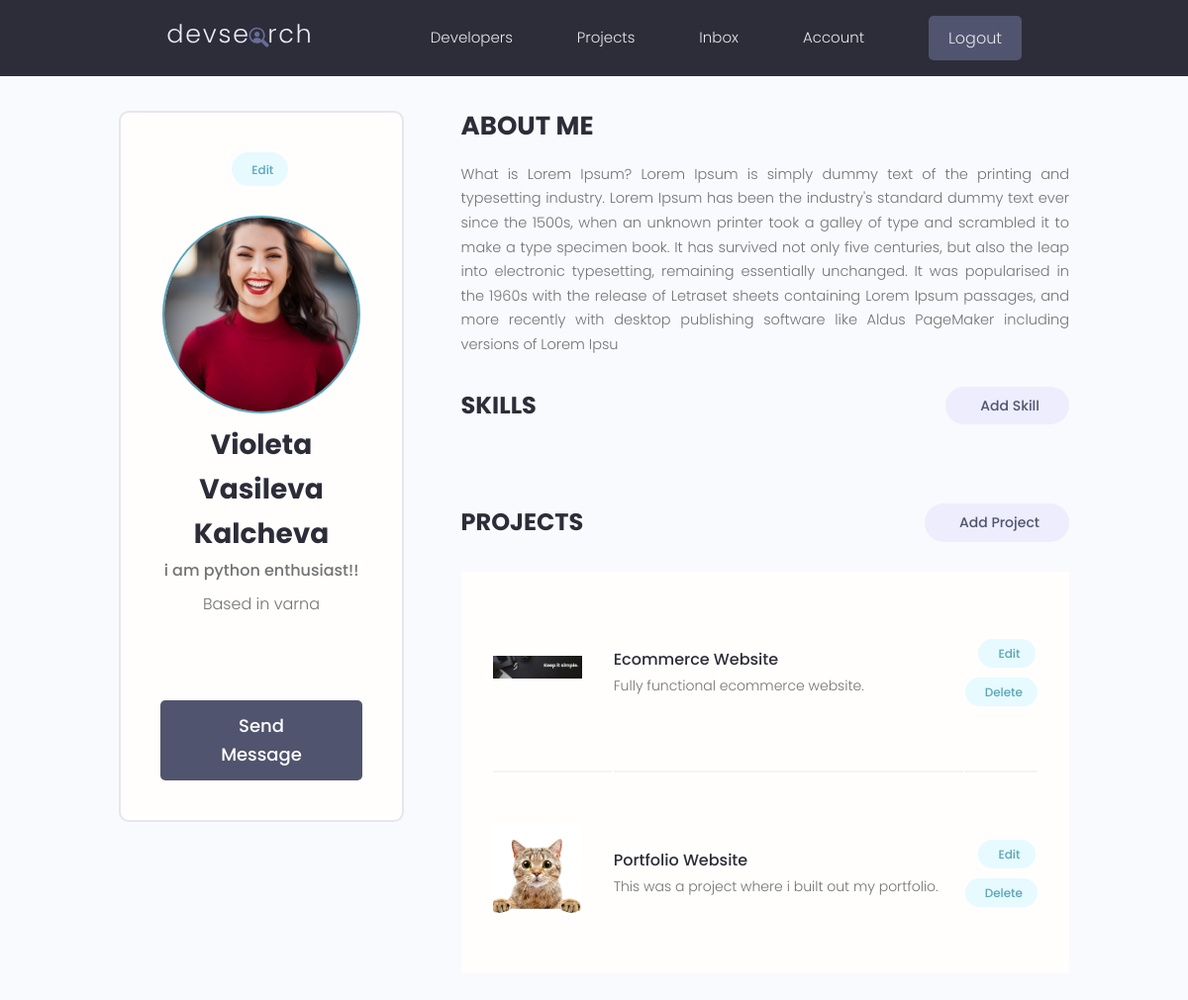
Before: /account/ (signed in) with the older database file.
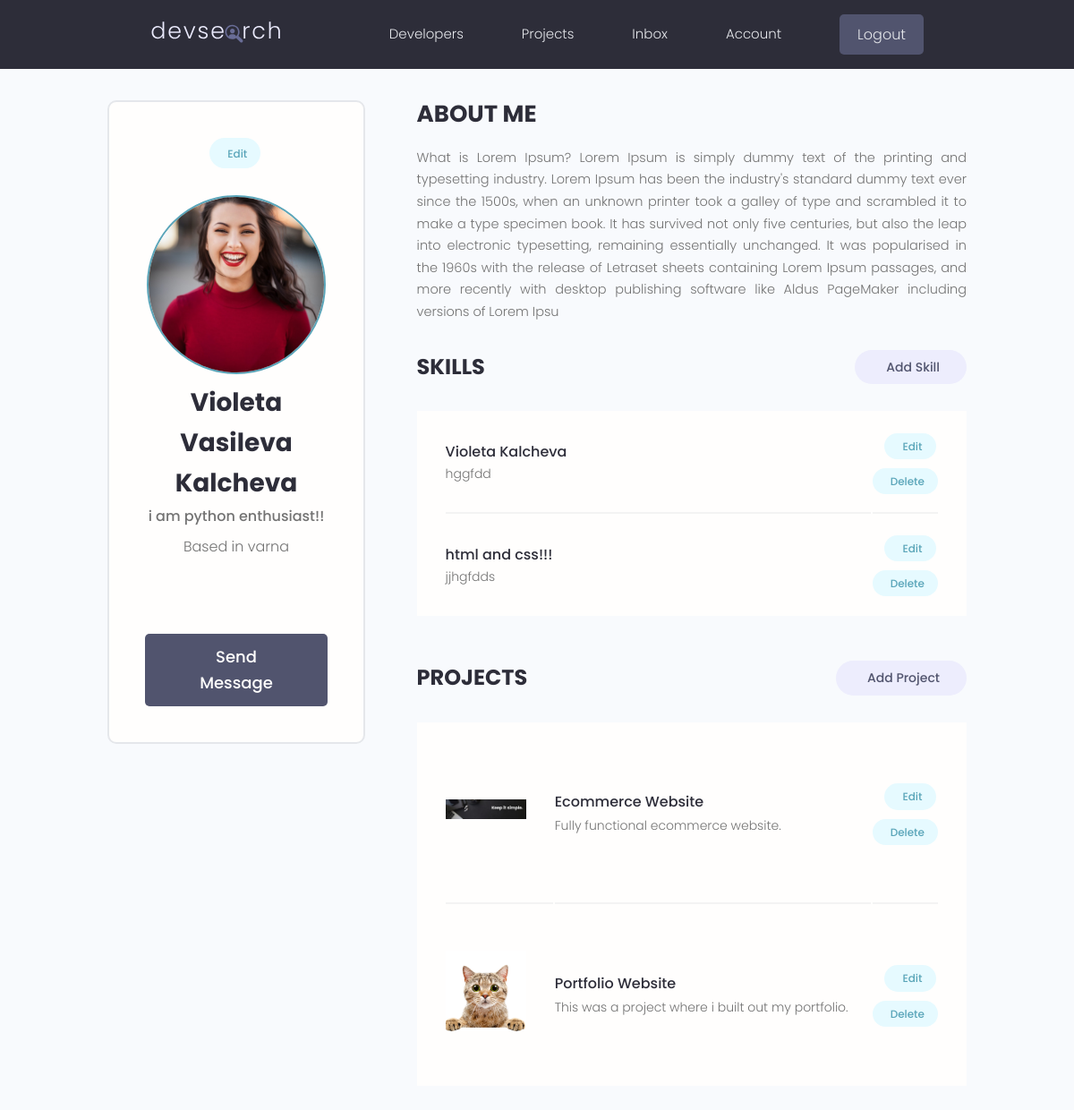
After: the same page with the newer database file.
### projects/models.py (models this page shows, shortened)
class Project(models.Model):
    owner = models.ForeignKey(Profile, null=True, blank=True, on_delete=models.CASCADE)
    title = models.CharField(max_length=200)
    description = models.TextField(null=True, blank=True)
    featured_image = models.ImageField(null=True, blank=True, default='blank.png')
    demo_link = models.CharField(max_length=2000, null=True, blank=True)
    source_link = models.CharField(max_length=2000, null=True, blank=True)
    tags = models.ManyToManyField('Tag', blank=True)
    vote_total = models.IntegerField(default=0, null=True, blank=True)
    vote_ratio = models.IntegerField(default=0, null=True, blank=True)
    created = models.DateTimeField(auto_now_add=True)
    id = models.UUIDField(default=uuid.uuid4, unique=True, primary_key=True, editable=False)

### users/models.py (models this page shows, shortened)
class Skill(models.Model):
    owner = models.ForeignKey(Profile, null=True, blank=True, on_delete=models.CASCADE)
    name = models.CharField(max_length=200, null=True, blank=True)
    description = models.TextField(null=True, blank=True)
    created = models.DateTimeField(auto_now_add=True, null=True, blank=True)
    id = models.UUIDField(default=uuid.uuid4, unique=True, primary_key=True, editable=False)

### users/views.py (the view)
# urls.py: path("account/", views.user_account, name="account"),
@login_required(login_url='login')
def user_account(request):
    profile = request.user.profile
    skills = profile.skill_set.all()
    projects = profile.project_set.all()
    context = {
        'profile': profile,
        'skills': skills,
        'projects': projects
    }
    return render(request, 'users/account.html', context)

### users/templates/users/account.html (shortened to what the changed rows need)
{% extends 'main.html' %}
{% block content %}
    <main class="settingsPage profile my-md">
        <div class="container">
            <div class="layout">
                <div class="column column--1of3">
                    <div class="card text-center">
                        <div class="card__body dev">
                            <h2 class="dev__name">{{ profile.name }}</h2>
                        </div>
                    </div>
                </div>
                <div class="column column--2of3">
                    <table class="settings__table">
                        {% for skill in skills %}
                            <tr>
                                <td class="settings__tableInfo">
                                    <h4>{{ skill.name }}</h4>
                                    <p>
                                        {{ skill.description }}
                                    </p>
                                </td>
                                <td class="settings__tableActions">
                                    <a class="tag tag--pill tag--main settings__btn" href="{% url 'update-skill' skill.id %}">
                                        Edit</a>
                                    <a class="tag tag--pill tag--main settings__btn" href="{% url 'delete-skill' skill.id %}?next=/account/">
                                        Delete</a>
                                </td>
                            </tr>
                        {% endfor %}
                    </table>
                    <table class="settings__table">
                        {% for project in projects %}
                        <tr>
                            <td class="settings__thumbnail">
                                <a href="{% url 'project' project.id %}"><img src="{{ project.featured_image.url }}" alt="Project Thumbnail"/></a>
                            </td>
                            <td class="settings__tableInfo">
                                <a href="{% url 'project' project.id %}">{{ project.title }}</a>
                                <p>
                                    {{ project.description }}
                                </p>
                            </td>
                            <td class="settings__tableActions">
                                <a class="tag tag--pill tag--main settings__btn" href="{% url 'update-project' project.id %}">
                                    Edit</a>
                                <a class="tag tag--pill tag--main settings__btn" href="{% url 'delete-project' project.id %}?next=/account/">
                                    Delete</a>
                            </td>
                        </tr>
                        {% endfor %}
                    </table>
                </div>
            </div>
        </div>
    </main>
{% endblock %}

Changed rows visible on the page:
added Skill: name "Violeta Kalcheva", description "hggfdd"
added Skill: name "html and css!!!", description "jjhgfdds"
